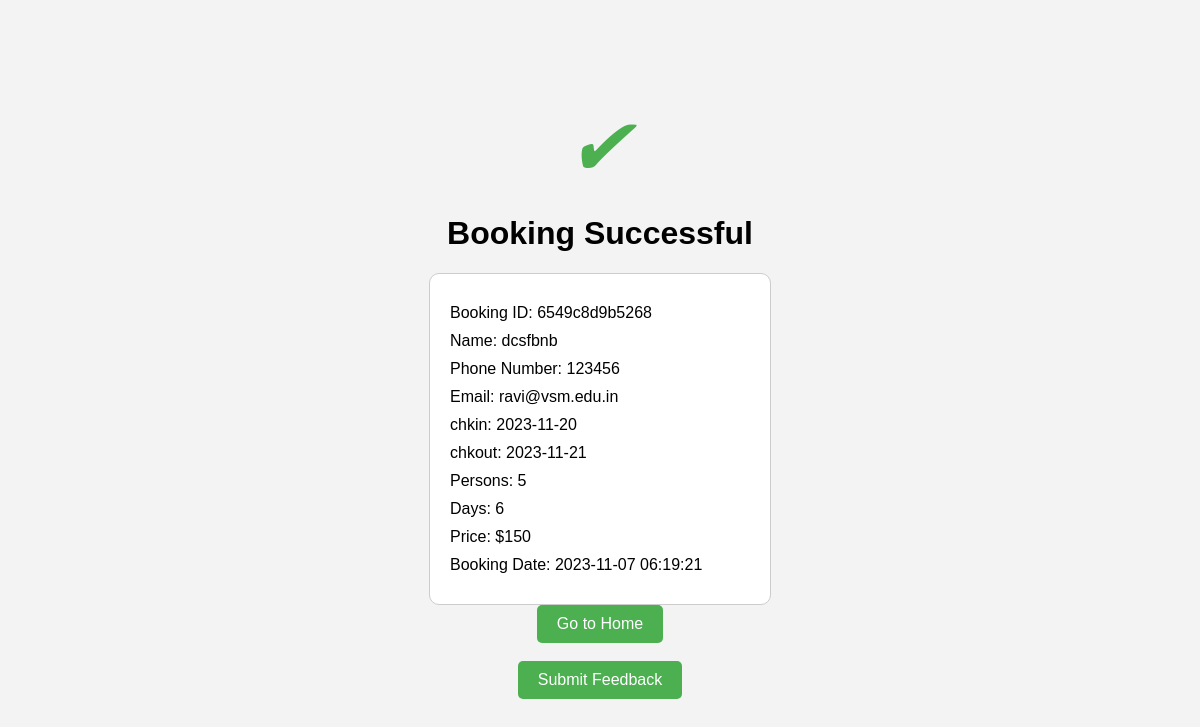
Page /hosuccess.php?bookingID=6549c8d9b5268 on the committed database.
### tables this page shows
CREATE TABLE `hotels` (
  `name` varchar(30) NOT NULL,
  `num` varchar(30) NOT NULL,
  `email` varchar(30) NOT NULL,
  `day` varchar(30) NOT NULL,
  `persons` varchar(30) NOT NULL,
  `price` varchar(30) NOT NULL,
  `chkin` varchar(30) NOT NULL,
  `chkout` varchar(30) NOT NULL,
  `booking_id` varchar(30) NOT NULL,
  `booking_date` varchar(30) NOT NULL,
  `status` varchar(30) NOT NULL
);

### hosuccess.php (the view, shortened to what this page needs)
<!DOCTYPE html>
<html>
<head>
</head>
<body>
    <div class="success-container">
        <i class="success-icon">&#10004;</i>
        <h1>Booking Successful</h1>
        <?php
        $bookingID = $_GET['bookingID'];
        $dbHost = 'localhost';
        $dbUser = 'root';
        $dbPass = '';
        $dbName = 'trekline';
        $conn = new mysqli($dbHost, $dbUser, $dbPass, $dbName);
        $sql = "SELECT * FROM hotels WHERE booking_id = '$bookingID'";
        $result = $conn->query($sql);
        if ($result->num_rows > 0) {
            while ($row = $result->fetch_assoc()) {
                echo "<div class='invoice'>";
                echo "<p>Booking ID: " . $row['booking_id'] . "</p>";
                echo "<p>Name: " . $row['name'] . "</p>";
                echo "<p>Phone Number: " . $row['num'] . "</p>";
                echo "<p>Email: " . $row['email'] . "</p>";
                echo "<p>chkin: " . $row['chkin'] . "</p>";
                echo "<p>chkout: " . $row['chkout'] . "</p>";
                echo "<p>Persons: " . $row['persons'] . "</p>";
                echo "<p>Days: " . $row['day'] . "</p>";
                echo "<p>Price: " . $row['price'] . "</p>";
                echo "<p>Booking Date: " . $row['booking_date'] . "</p>";
                echo "</div>";
            }
        }
        ?>
        <a class="go-home-btn" href="index.php">Go to Home</a><br>
        <a class="go-home-btn" href="submit_feedback.php">Submit Feedback</a>
    </div>
</body>
</html>

### hosuccess.php (style rules this page uses)
body { font-family: Arial, sans-serif; text-align: center; margin: 0; padding: 0; background-color: #f3f3f3; }
.success-container { display: flex; flex-direction: column; align-items: center; justify-content: center; height: 100vh; }
.success-icon { color: #4CAF50; font-size: 80px; }
.invoice { border: 1px solid #ccc; border-radius: 10px; padding: 20px; width: 300px; text-align: left; background-color: #fff; }
.invoice p { margin: 10px 0; }
.go-home-btn { display: inline-block; background-color: #4CAF50; color: #fff; padding: 10px 20px; border: none; border-radius: 5px; text-decoration: none; }

### rows in the picture
hotels: booking "6549c8d9b5268", name "dcsfbnb", num "123456", email "ravi@vsm.edu.in", chkin "2023-11-20", chkout "2023-11-21", persons "5", day "6", price "$150", booking_date "2023-11-07 06:19:21"
